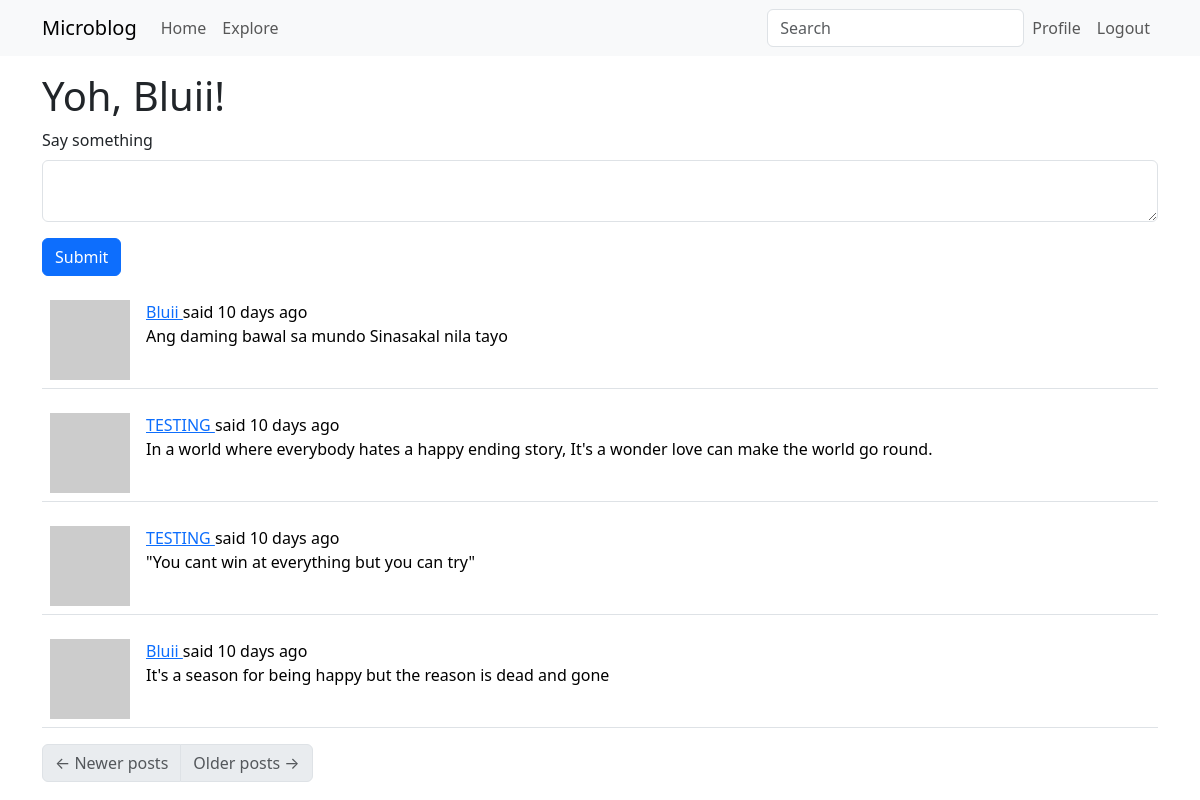
The page /index (signed in) on the database as committed earlier.
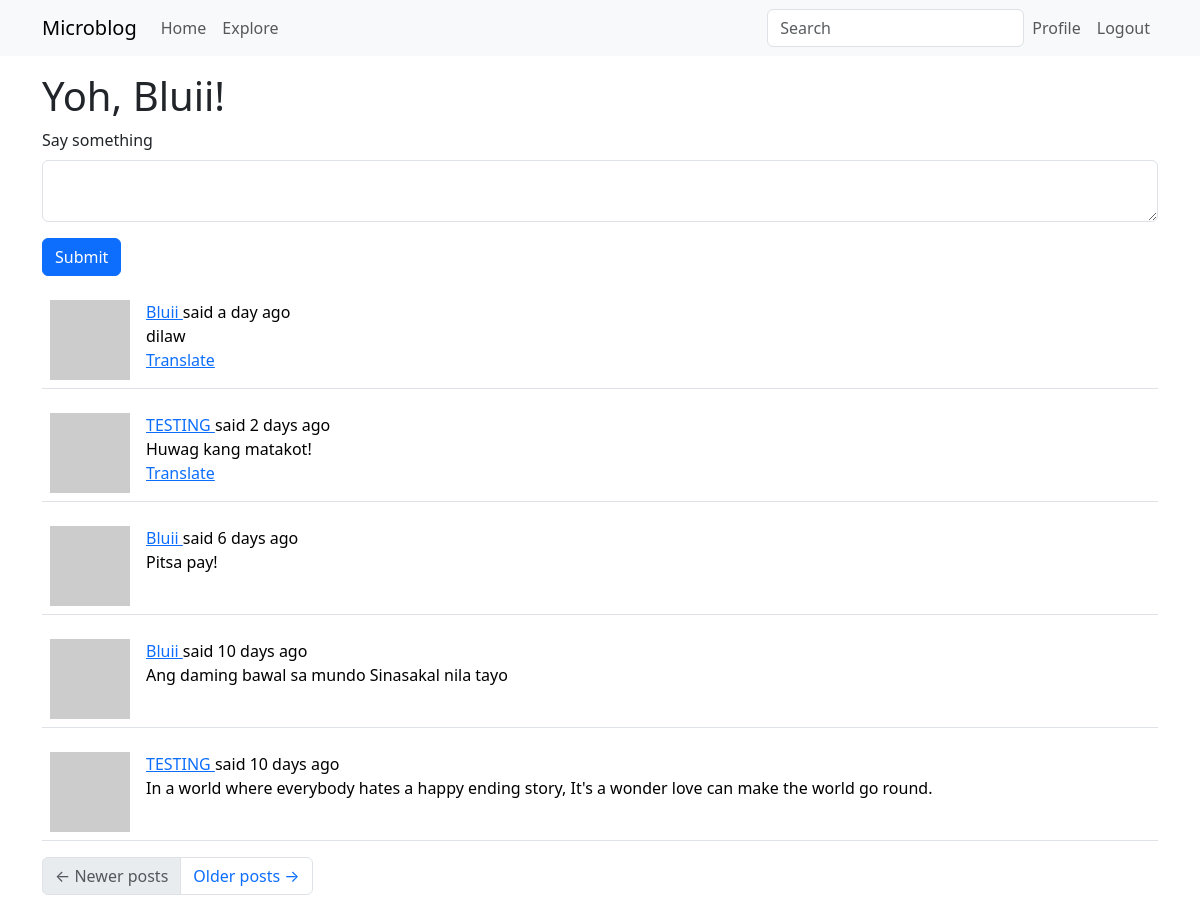
The same page on the database as committed later.
### app/models.py (models this page shows, shortened)
class SearchableMixin(object):
    @classmethod
    def before_commit(cls, session):
        session._changes = {
            'add':  list(session.new),
            'update': list(session.dirty),
            'delete': list(session.deleted)
        }
    @classmethod
    def after_commit(cls, session):
        for obj in session._changes['add']:
            if isinstance(obj, SearchableMixin):
                add_to_index(obj.__tablename__, obj)
        for obj in session._changes['update']:
            if isinstance(obj, SearchableMixin):
                add_to_index(obj.__tablename__, obj)
        for obj in session._changes['delete']:
            if isinstance(obj, SearchableMixin):
                remove_from_index(obj.__tablename__, obj)
        session._changes = None

class Post(SearchableMixin, db.Model):
    __searchable__ = ['body']
    id: so.Mapped[int] = so.mapped_column(primary_key=True)
    body: so.Mapped[str] = so.mapped_column(sa.String(140))
    timestamp: so.Mapped[datetime] = so.mapped_column(index=True, default=lambda: datetime.now(timezone.utc))
    user_id: so.Mapped[int] = so.mapped_column(sa.ForeignKey(User.id), index=True)
    author: so.Mapped[User] = so.relationship(back_populates='posts')
    language: so.Mapped[Optional[str]] = so.mapped_column(sa.String(5))
    @login.user_loader
    def load_user(id):
        return db.session.get(User, int(id))

### app/main/routes.py (the view, shortened to what this page needs)
@bp.route('/', methods=['GET', 'POST'])
@bp.route('/index', methods=['GET', 'POST' ])
@login_required
def index():
    form = PostForm()
    page = request.args.get('page', 1, type=int)
    posts = db.paginate(current_user.following_post(), page=page,
                        per_page=current_app.config['POSTS_PER_PAGE'], error_out=False)
    next_url = url_for('main.index', page=posts.next_num)\
        if posts.has_next else None
    prev_url = url_for('main.index', page=posts.prev_num)\
        if posts.has_prev else None
    return render_template('index.html', title=_('Home Page'), form=form, posts=posts.items, next_url=next_url, prev_url=prev_url)

### app/main/forms.py
class SearchForm(FlaskForm):
    q = StringField(_l('Search'), validators=[DataRequired()])
    def __init__(self, *args, **kwargs):
        if 'formdata' not in kwargs:
            kwargs['formdata'] = request.args
        if 'meta' not in kwargs:
            kwargs['meta'] = {'csrf': False}
        super(SearchForm, self).__init__(*args, **kwargs)

class PostForm(FlaskForm):
    post = TextAreaField(_l('Say something', validators=[DataRequired(), Length(min=1, max=140)]))
    submit = SubmitField(_l('Submit'))

### app/main/routes.py (called while the page is built)
@bp.before_app_request
def before_request():
    if current_user.is_authenticated:
        current_user.last_seen = datetime.now(timezone.utc)
        db.session.commit()
        g.search_form = SearchForm()
    g.locale = str(get_locale())

### app/models.py (called while the page is built)
    def avatar(self, size):
        digest = md5(self.email.lower().encode('utf-8')).hexdigest()
        return f'https://www.gravatar.com/avatar/{digest}?d=identicon&s={size}'

### app/templates/index.html
{% extends "base.html" %}
{% import "bootstrap_wtf.html" as wtf %}
{% block content %}
        <h1>{{ _('Yoh, %(username)s!', username=current_user.username) }}</h1>
        {% if form %}
        {{ wtf.quick_form(form) }}
        {% endif %}
        {% for post in posts %}
            {% include '_post.html' %}
        {% endfor %}
        <nav aria-label="Post navigation">
            <ul class="pagination">
                <li class="page-item{% if not prev_url %} disabled{% endif %}">
                    <a class="page-link" href="{{ prev_url }}">
                        <span aria-hidden="true">&larr;</span> {{ _('Newer posts') }}
                    </a>
                </li>
                <li class="page-item{% if not next_url %} disabled{% endif %}">
                    <a class="page-link" href="{{ next_url }}">
                        {{ _('Older posts') }} <span aria-hidden="true">&rarr;</span>
                    </a>
                </li>
            </ul>
        </nav>
{% endblock %}

### app/templates/_post.html (shortened to what this page needs)
<table class="table table-hover">
    <tr>
        <td width="50px">
            <a href="{{ url_for('main.user', username=post.author.username) }}">
                <img src="{{ post.author.avatar(50) }}" />
            </a>
        </td>
        <td>
            {{ _('%(username)s said %(when)s',
                username=user_link, when=moment(post.timestamp).fromNow()) }}
            <br>
            <span id="post{{ post.id }}">{{ post.body }}</span>
            {% if post.language and post.language != g.locale %}
            <br>
            <span id="translation{{ post.id }}">
            <a href="javascript:translate(
                        'post{{ post.id }}',
                        'translation{{ post.id }}',
                        '{{ post.language }}'
                        '{{ g.locale }}')">{{ _('Translate') }}</a>
            </span>
            {% endif %}
        </td>
    </tr>
</table>

Rows that differ between the two databases and show on the page:
no longer on this page (row unchanged): Post: body "\"You cant win at everything but you can try\""
no longer on this page (row unchanged): Post: body "It's a season for being happy but the reason is dead and gone"
added Post: body "dilaw"
added Post: body "Huwag kang matakot!"
added Post: body "Pitsa pay!"
